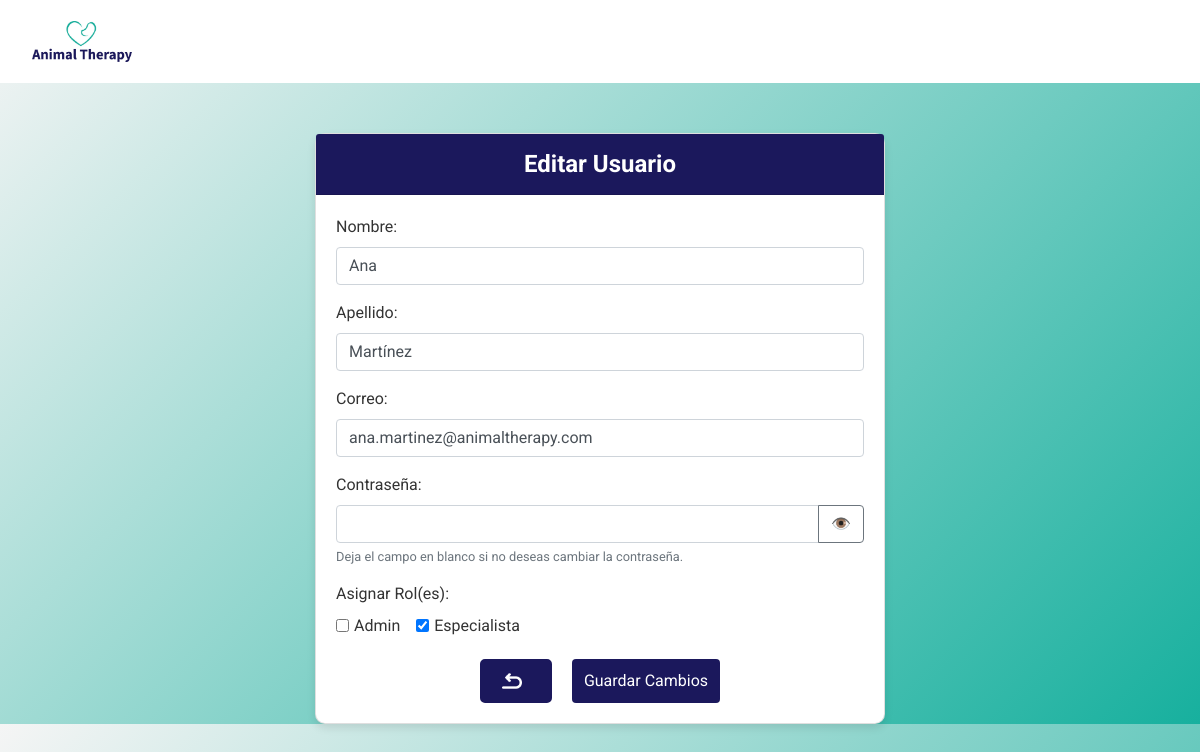
The app's page /panel_admin/secciones/user/updateUser.php?id=12 (signed in) with its own data.
### tables this page shows
CREATE TABLE `user` (
  `usuario_id` int NOT NULL AUTO_INCREMENT,
  `nombre` varchar(255) NOT NULL,
  `apellido` varchar(255) NOT NULL,
  `correo` varchar(255) NOT NULL,
  `contrasena` varchar(255) NOT NULL,
  PRIMARY KEY (`usuario_id`),
  UNIQUE KEY `correo` (`correo`)
);

### panel_admin/secciones/user/updateUser.php (the view, shortened to what this page needs)
<?php
include ('../../conexion.php');
$id = $_GET['id'];
$query_usuario = "SELECT * FROM user WHERE usuario_id = $id";
$result_usuario = mysqli_query($con, $query_usuario);
$usuario = mysqli_fetch_assoc($result_usuario);
$query_roles = "
    SELECT
        (SELECT admin_id FROM admin WHERE User_usuario_id = $id) AS isAdmin,
        (SELECT especialista_id FROM especialista WHERE User_usuario_id = $id) AS isEspecialista
";
$result_roles = mysqli_query($con, $query_roles);
$roles = mysqli_fetch_assoc($result_roles);
?>
<!DOCTYPE html>
<html lang="es">
<head>
    <link rel="stylesheet" href="https://maxcdn.bootstrapcdn.com/bootstrap/4.5.2/css/bootstrap.min.css">
</head>
<body>
    <nav class="navbar navbar-expand-lg navbar-light">
        <a class="navbar-brand" href="../../index1.php">
            <img src="logoat.jpg" alt="Logo">
        </a>
    </nav>
    <div class="container">
        <div class="card">
            <div class="card-header">Editar Usuario</div>
            <div class="card-body">
                <form method="post">
                    <div class="form-group">
                        <label for="nombre">Nombre:</label>
                        <input type="text" class="form-control" id="nombre" name="nombre" value="<?php echo $usuario['nombre']; ?>" required>
                    </div>
                    <div class="form-group">
                        <label for="apellido">Apellido:</label>
                        <input type="text" class="form-control" id="apellido" name="apellido" value="<?php echo $usuario['apellido']; ?>" required>
                    </div>
                    <div class="form-group">
                        <label for="correo">Correo:</label>
                        <input type="email" class="form-control" id="correo" name="correo" value="<?php echo $usuario['correo']; ?>" required>
                    </div>
                    <div class="form-group">
                        <label for="password">Contraseña:</label>
                        <div class="input-group">
                            <input type="password" class="form-control" id="password" name="password">
                            <div class="input-group-append">
                                <button type="button" class="btn btn-outline-secondary" onclick="togglePassword(this)">👁️</button>
                            </div>
                        </div>
                        <small class="form-text text-muted">Deja el campo en blanco si no deseas cambiar la contraseña.</small>
                    </div>
                    <div class="form-group">
                        <label>Asignar Rol(es):</label><br>
                        <div class="form-check form-check-inline">
                            <input class="form-check-input" type="checkbox" name="roles[]" value="Admin" id="roleAdmin" <?php if ($roles['isAdmin']) echo 'checked'; ?>>
                            <label class="form-check-label" for="roleAdmin">Admin</label>
                        </div>
                        <div class="form-check form-check-inline">
                            <input class="form-check-input" type="checkbox" name="roles[]" value="Especialista" id="roleEspecialista" <?php if ($roles['isEspecialista']) echo 'checked'; ?>>
                            <label class="form-check-label" for="roleEspecialista">Especialista</label>
                        </div>
                    </div>
                    <div class="form-buttons">
                        <a href="user.php" class="btn-regresar">
                            <img src="volver.png" alt="">
                        </a>
                        <button type="submit" class="btn btn-primary">Guardar Cambios</button>
                    </div>
                </form>
            </div>
        </div>
    </div>
</body>
</html>

### panel_admin/secciones/user/updateUser.php (style rules this page uses)
body { background: linear-gradient(135deg, whitesmoke, #17b09e); font-family: 'Roboto', sans-serif; color: #333; }
.navbar { background-color: white; padding: 1rem 2rem; }
.navbar-brand img { width: 100px; }
.container { margin-top: 50px; max-width: 600px; }
.card { border-radius: 10px; box-shadow: 0 4px 8px rgba(0, 0, 0, 0.1); }
.card-header { background-color: #1b185c; color: white; font-weight: bold; font-size: 1.5rem; text-align: center; }
.btn-primary { background-color: #1b185c; border: none; transition: background-color 0.3s, transform 0.3s; }
.btn-regresar { display: flex; align-items: center; padding: 10px 20px; font-size: 16px; color: #1b185c; background-color: #1b185c; text-align: center; text-decoration: none; border-radius: 5px; border: 2px solid ; transition: background-color 0.3s, color 0.3s; margin-right: 10px; }
.btn-regresar img { width: 20px; height: 20px; margin-right: 8px; }
.form-buttons { display: flex; justify-content: center; gap: 10px; margin-top: 20px; }

### records on screen
user: nombre "Ana", apellido "Martínez", correo "ana.martinez@animaltherapy.com"
